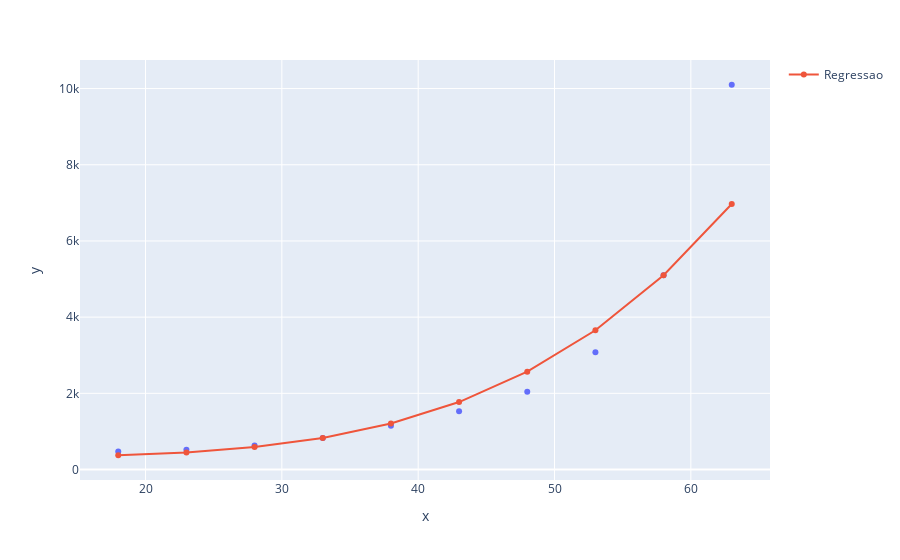

The cell this chart's notebook holds for it:
### Code cell
grafico=px.scatter(x=X_plano_saude2.ravel(), y=y_plano_saude2)
grafico.add_scatter(x=X_plano_saude2.ravel(), y=regressor_svr_saude_poly.predict(X_plano_saude2), name = 'Regressao')
grafico.show()

### Figure 1 — Plotly figure (JSON) as saved in the notebook; plotly's stock layout.template omitted (floating-point values rounded to 4 significant figures)
{"data": [{"hovertemplate": "x=%{x}<br>y=%{y}<extra></extra>", "legendgroup": "", "marker": {"color": "#636efa", "symbol": "circle"}, "mode": "markers", "name": "", "orientation": "v", "showlegend": false, "type": "scatter", "x": [18, 23, 28, 33, 38, 43, 48, 53, 58, 63], "xaxis": "x", "y": [470, 520, 630, 830, 1150, 1530, 2040, 3080, 5100, 10100], "yaxis": "y"}, {"name": "Regressao", "type": "scatter", "x": [18, 23, 28, 33, 38, 43, 48, 53, 58, 63], "y": [374.5, 448.2, 589.3, 830.1, 1209.0, 1771.0, 2568.0, 3656.0, 5100.0, 6970.0]}], "layout": {"legend": {"tracegroupgap": 0}, "margin": {"t": 60}, "xaxis": {"anchor": "y", "domain": [0, 1], "title": {"text": "x"}}, "yaxis": {"anchor": "x", "domain": [0, 1], "title": {"text": "y"}}}}
